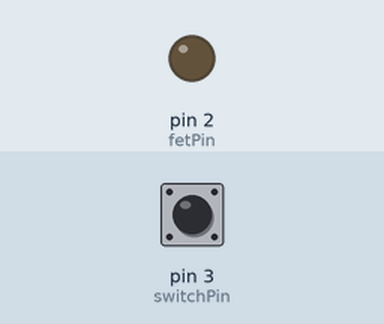
Simulated run of this sketch. Board: Arduino Uno, built with avr-gcc and run on an emulated ATmega328P. Shown: output pins drawn as LEDs (lit = HIGH). Inputs (shaded band) come from the test bench; at power-on: pin 3 (switchPin) LOW.

Above: at 1.2 s.
1.3 s: pin 3 (switchPin) pulled HIGH for 0.15 s
At 1.37 s:
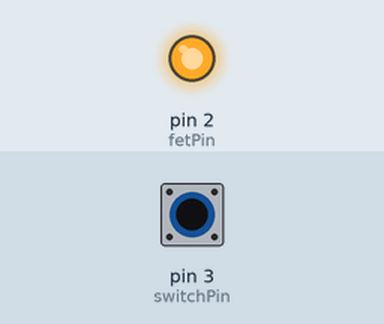
2.9 s: pin 3 (switchPin) pulled HIGH for 3.2 s
At 6.9 s:
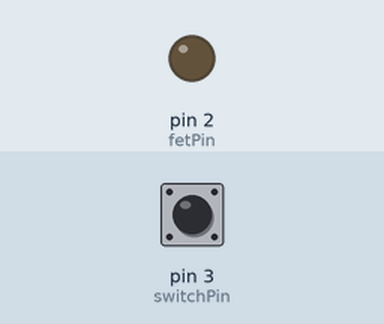
Timing chart, 0 to 8.4 s (numbered marks = the images above; inputs shaded):
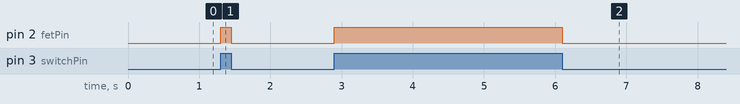

Measured:
- after the input at 1.3 s, pin 2 (fetPin): LOW → HIGH at once, → LOW 0.15 s later
- after the input at 2.9 s, pin 2 (fetPin): LOW → HIGH at once, → LOW 3.2 s later

The sketch:

p02_mosfet_control.ino
```cpp
/* ~Quick IRF520n MOSFET test with button.
 *
 * ~Switch should turn open MOSFET's gate
 *
 * ~CIRCUIT: pushButton w/ 10KΩ pullup on Digital Pin 3,
 * MOSFET's GATE Pin on Digital Pin 2 w/ another 10KΩ pullup
 * to GND, branching a standard LED's (-) from MOSFET's DRAIN
 * pin and out through the SOURCE pin.
 *
 * ~When a (+) signal is applied to the GATE pin, current may
 * flow from SOURCE to DRAIN, bypassing the internal diode,
 * which does allow current to flow from DRAIN to SOURCE.
 */

const int fetPin = 2;
const int switchPin = 3;
void setup() {
  pinMode(switchPin, INPUT);
  pinMode(fetPin, OUTPUT);

}

void loop() {
  int switchState = digitalRead(switchPin);
  if(switchState){
    digitalWrite(fetPin, HIGH);
  }else{
    digitalWrite(fetPin, LOW);
  }

}
```
